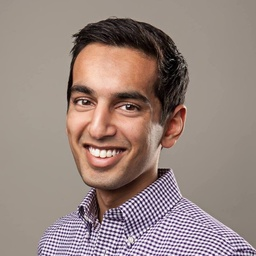
#> input picture Image_compression/input.jpg, 256 x 256 px, shrunk from 500 x 500 before the run
$ python Image_compression_huffman.py
#> lines starting #> are read from the running program, lines starting #| are printed output that depends on the picture
#> in compress_image, image is the input picture: PIL image 256x256 RGB; mean R, G, B 152, 133.8, 127.7
#| Image shape: (height=256, width=256)
#| RAW image size: 196612 bytes
#> in compress_image, `counts = count_symbols(image)`: counts = 256 pairs, first value 0 to 255, second value 73 to 5697
#> (printed output is left out)
#!/usr/bin/env python3
# -*- coding: utf-8 -*-
"""
Created on Thu Mar  4 13:41:23 2021

@author: bruno
"""
from collections import Counter
from itertools import chain
from PIL import Image, ImageChops
import time

def count_symbols(image):
    pixels = image.getdata()
    values = chain.from_iterable(pixels)
    counts = Counter(values).items()
    return sorted(counts, key=lambda x:x[::-1])


def build_tree(counts) :
    nodes = [entry[::-1] for entry in counts] # Reverse each (symbol,count) tuple
#> nodes = 256 pairs, first value 73 to 5697, second value 0 to 255
    while len(nodes) > 1 :
        leastTwo = tuple(nodes[0:2]) # get the 2 to combine
        theRest = nodes[2:] # all the others
        combFreq = leastTwo[0][0] + leastTwo[1][0]  # the branch points freq
        nodes = theRest + [(combFreq, leastTwo)] # add branch point to the end
        print(nodes[0])
        nodes.sort(key=lambda t: t[0]) # sort it into place
#> this loop made 255 passes
#> (leastTwo, combFreq) on passes 1 to 3: (((73, 253), (74, 254)), 147), (((75, 252), (95, 2)), 170), (((101, 251), (103, 1)), 204)
#| (75, 252)
#| (101, 251)
#| (107, 250)
#| (147, ((73, 253), (74, 254)))
#| (149, 5)
#| (157, 249)
#| (170, ((75, 252), (95, 2)))
#| (178, 7)
#> (further printed lines are left out)
#> in compress_image, `codes = assign_codes(trimmed_tree)`: codes = 256 items
    return nodes[0] # Return the single tree inside the list


def trim_tree(tree) :
    p = tree[1] # Ignore freq count in [0]
    if type(p) is tuple: # Node, trim left then right and recombine
        return (trim_tree(p[0]), trim_tree(p[1]))
    return p # Leaf, just return it


def assign_codes_impl(codes, node, pat):
    if type(node) == tuple:
        assign_codes_impl(codes, node[0], pat + [0]) # Branch point. Do the left branch
        assign_codes_impl(codes, node[1], pat + [1]) # then do the right branch.
    else:
        codes[node] = pat # A leaf. set its code

def assign_codes(tree):
    codes = {}
    assign_codes_impl(codes, tree, [])
    return codes


def to_binary_list(n):
    """Convert integer into a list of bits"""
    return [n] if (n <= 1) else to_binary_list(n >> 1) + [n & 1]

def from_binary_list(bits):
    """Convert list of bits into an integer"""
    result = 0
    for bit in bits:
        result = (result << 1) | bit
    return result

def pad_bits(bits, n):
    """Prefix list of bits with enough zeros to reach n digits"""
    assert(n >= len(bits))
    return ([0] * (n - len(bits)) + bits)


class OutputBitStream(object):
    def __init__(self, file_name):
        self.file_name = file_name
        self.file = open(self.file_name, 'wb')
        self.bytes_written = 0
        self.buffer = []

    def write_bit(self, value):
        self.write_bits([value])

    def write_bits(self, values):
        self.buffer += values
        while len(self.buffer) >= 8:
            self._save_byte()

    def flush(self):
        if len(self.buffer) > 0: # Add trailing zeros to complete a byte and write it
            self.buffer += [0] * (8 - len(self.buffer))
            self._save_byte()
        assert(len(self.buffer) == 0)

    def _save_byte(self):
        bits = self.buffer[:8]
        self.buffer[:] = self.buffer[8:]

        byte_value = from_binary_list(bits)
        self.file.write(bytes([byte_value]))
        self.bytes_written += 1

    def close(self):
        self.flush()
        self.file.close()


class InputBitStream(object):
    def __init__(self, file_name):
        self.file_name = file_name
        self.file = open(self.file_name, 'rb')
        self.bytes_read = 0
        self.buffer = []

    def read_bit(self):
        return self.read_bits(1)[0]

    def read_bits(self, count):
        while len(self.buffer) < count:
            self._load_byte()
        result = self.buffer[:count]
        self.buffer[:] = self.buffer[count:]
        return result

    def flush(self):
        assert(not any(self.buffer))
        self.buffer[:] = []

    def _load_byte(self):
        value = ord(self.file.read(1))
        self.buffer += pad_bits(to_binary_list(value), 8)
        self.bytes_read += 1

    def close(self):
        self.file.close()


def compressed_size(counts, codes):
    header_size = 2 * 16 # height and width as 16 bit values

    tree_size = len(counts) * (1 + 8) # Leafs: 1 bit flag, 8 bit symbol each
#> tree_size = 2304
    tree_size += len(counts) - 1 # Nodes: 1 bit flag each
#> tree_size = 2559
    if tree_size % 8 > 0: # Padding to next full byte
        tree_size += 8 - (tree_size % 8)
#> tree_size = 2560

    # Sum for each symbol of count * code length
    pixels_size = sum([count * len(codes[symbol]) for symbol, count in counts])
#> pixels_size = 1402661
    if pixels_size % 8 > 0: # Padding to next full byte
        pixels_size += 8 - (pixels_size % 8)
#> pixels_size = 1402664
#> in compress_image, `size_estimate = compressed_size(counts, codes)`: size_estimate = 175657

    return (header_size + tree_size + pixels_size) / 8

def encode_header(image, bitstream):
    height_bits = pad_bits(to_binary_list(image.height), 16)
    bitstream.write_bits(height_bits)
    width_bits = pad_bits(to_binary_list(image.width), 16)
    bitstream.write_bits(width_bits)

def encode_tree(tree, bitstream):
    if type(tree) == tuple: # Note - write 0 and encode children
        bitstream.write_bit(0)
        encode_tree(tree[0], bitstream)
        encode_tree(tree[1], bitstream)
    else: # Leaf - write 1, followed by 8 bit symbol
        bitstream.write_bit(1)
        symbol_bits = pad_bits(to_binary_list(tree), 8)
        bitstream.write_bits(symbol_bits)

def encode_pixels(image, codes, bitstream):
    for pixel in image.getdata():
        for value in pixel:
            bitstream.write_bits(codes[value])
#> this loop made 65536 passes
#> pixel on passes 31 to 33: (160, 150, 141), (160, 150, 141), (159, 149, 139)


def raw_size(width, height):
    header_size = 2 * 16 # height and width as 16 bit values
    pixels_size = 3 * 8 * width * height # 3 channels, 8 bits per channel
    return (header_size + pixels_size) / 8


def compress_image(in_file_name, out_file_name):
    print('Compressing "%s" -> "%s"' % (in_file_name, out_file_name))
    image = Image.open(in_file_name)
    print('Image shape: (height=%d, width=%d)' % (image.height, image.width))
    size_raw = raw_size(image.height, image.width)
    print('RAW image size: %d bytes' % size_raw)
    counts = count_symbols(image)
    print('Counts: %s' % counts)
    tree = build_tree(counts)
    print('Tree: %s' % str(tree))
    trimmed_tree = trim_tree(tree)
    print('Trimmed tree: %s' % str(trimmed_tree))
    codes = assign_codes(trimmed_tree)
    print('Codes: %s' % codes)

    size_estimate = compressed_size(counts, codes)
    print('Estimated size: %d bytes' % size_estimate)

    print('Writing...')
    stream = OutputBitStream(out_file_name)
    print('* Header offset: %d' % stream.bytes_written)
    encode_header(image, stream)
    stream.flush() # Ensure next chunk is byte-aligned
    print('* Tree offset: %d' % stream.bytes_written)
    encode_tree(trimmed_tree, stream)
    stream.flush() # Ensure next chunk is byte-aligned
    print('* Pixel offset: %d' % stream.bytes_written)
    encode_pixels(image, codes, stream)
    stream.close()

    size_real = stream.bytes_written
    print('Wrote %d bytes.' % size_real)

    print('Estimate is %scorrect.' % ('' if size_estimate == size_real else 'in'))
    print('Compression ratio: %0.2f' % (float(size_raw) / size_real))


def decode_header(bitstream):
    height = from_binary_list(bitstream.read_bits(16))
    width = from_binary_list(bitstream.read_bits(16))
    return (height, width)

# https://stackoverflow.com/a/759766/3962537
def decode_tree(bitstream):
    flag = bitstream.read_bits(1)[0]
    if flag == 1: # Leaf, read and return symbol
        return from_binary_list(bitstream.read_bits(8))
    left = decode_tree(bitstream)
    right = decode_tree(bitstream)
    return (left, right)

def decode_value(tree, bitstream):
    bit = bitstream.read_bits(1)[0]
    node = tree[bit]
    if type(node) == tuple:
        return decode_value(node, bitstream)
    return node

def decode_pixels(height, width, tree, bitstream):
#> called with height = 256, width = 256
    pixels = bytearray()
    for i in range(height * width * 3):
        pixels.append(decode_value(tree, bitstream))
    return Image.frombytes('RGB', (width, height), bytes(pixels))

def decompress_image(in_file_name, out_file_name):
    print('Decompressing "%s" -> "%s"' % (in_file_name, out_file_name))

    print('Reading...')
    stream = InputBitStream(in_file_name)
    print('* Header offset: %d' % stream.bytes_read)
    height, width = decode_header(stream)
    stream.flush() # Ensure next chunk is byte-aligned
    print('* Tree offset: %d' % stream.bytes_read)
    trimmed_tree = decode_tree(stream)
    stream.flush() # Ensure next chunk is byte-aligned
    print('* Pixel offset: %d' % stream.bytes_read)
    image = decode_pixels(height, width, trimmed_tree, stream)
    stream.close()
    print('Read %d bytes.' % stream.bytes_read)

    print('Image size: (height=%d, width=%d)' % (height, width))
    print('Trimmed tree: %s' % str(trimmed_tree))
    image.save(out_file_name)


def images_equal(file_name_a, file_name_b):
#> called with file_name_a = 'input.jpg', file_name_b = 'image_out.jpg'
    image_a = Image.open(file_name_a)
    image_b = Image.open(file_name_b)

    diff = ImageChops.difference(image_a, image_b)
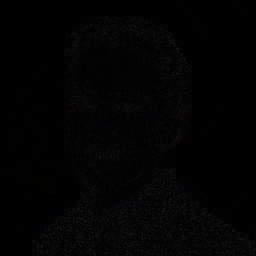
#> diff: PIL image 256x256 RGB; mean R, G, B 2.7, 2.5, 2.8

    return diff.getbbox() is None

if __name__ == '__main__':
    start = time.time()

    compress_image('input.jpg', 'imagem.txt')

    print('-' * 40)

    decompress_image('imagem.txt', 'image_out.jpg')

    stop = time.time()
    times = (stop - start) * 1000

    print('-' * 40)

    print('Run time takes %d miliseconds' % times)
    print('Images equal = %s' % images_equal('input.jpg', 'image_out.jpg'))
